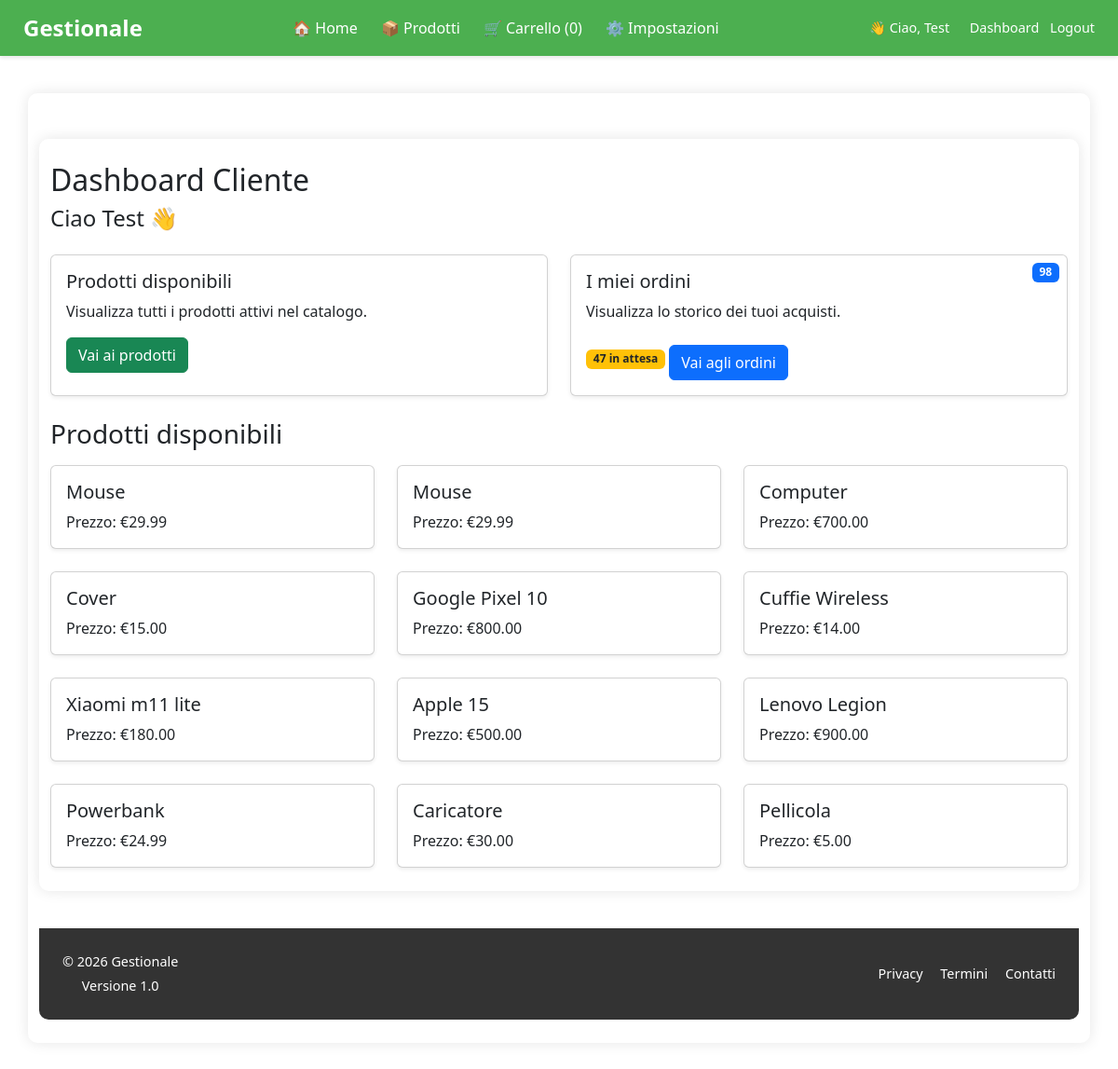
The page /dashboard_cliente (signed in) on the database its author committed.
### app/models.py (models this page shows, shortened)
class User(UserMixin, db.Model):
    id = db.Column(db.Integer, primary_key=True)
    username = db.Column(db.String(80), unique=True, nullable=False)
    email = db.Column(db.String(120), unique=True, nullable=False)
    password_hash = db.Column(db.String(200), nullable=False)
    ruolo = db.Column(db.String(20), nullable=False, default="CLIENTE")  # CLIENTE, FORNITORE, ADMIN
    company_name = db.Column(db.String(120))
    partita_iva = db.Column(db.String(20))
    indirizzo_azienda =db.Column(db.String(200))
    telefono_azienda = db.Column(db.String(20))
    ragione_sociale = db.Column(db.String(100))
    partita_iva = db.Column(db.String(20))
    telefono = db.Column(db.String(20))
    stripe_customer_id = db.Column(db.String(255), nullable=True)
    email_verificata = db.Column(db.Boolean, default=False)
    prodotti = db.relationship(
        'Prodotto',
        secondary=fornitore_prodotto,
        back_populates='fornitori'
    )

class Prodotto(db.Model):
    id = db.Column(db.Integer, primary_key=True)
    codice = db.Column(db.String(50), unique=True, nullable=False)
    nome = db.Column(db.String(200), nullable=False)
    descrizione = db.Column(db.Text)
    prezzo = db.Column(db.Numeric(10, 2), nullable=False)
    quantita = db.Column(db.Integer, default=0)
    attivo = db.Column(db.Boolean, default=True)
    categoria_id = db.Column(db.Integer, db.ForeignKey('categoria.id'), nullable=False)
    fornitori = db.relationship(
        'User',
        secondary=fornitore_prodotto,
        back_populates='prodotti'
    )

### app/routes.py (the view)
@main.route('/dashboard_cliente')
@login_required
@cliente_required
def dashboard_cliente():
    prodotti = Prodotto.query.filter_by(attivo=True).all()
    totale_ordini = Ordine.query.filter_by(cliente_id=current_user.id).count()
    pending_ordini = Ordine.query.filter_by(cliente_id=current_user.id, stato="PENDING").count()
    ultimi_pending = Ordine.query.filter_by(cliente_id=current_user.id, stato="PENDING") \
                                 .order_by(Ordine.data_ordine.desc()) \
                                 .limit(3).all()
    return render_template('dashboard/dashboard_cliente.html', prodotti=prodotti, totale_ordini=totale_ordini, pending_ordini=pending_ordini, ultimi_pending=ultimi_pending)

### app/templates/dashboard/dashboard_cliente.html (shortened to what this page needs)
{% extends 'layout/base.html' %}
{% block content %}
<div class="container mt-4">
    <h2 class="mb-2">Dashboard Cliente</h2>
    <h4 class="mb-4">Ciao {{ current_user.username }} 👋</h4>
    <div class="row row-cols-1 row-cols-md-2 g-4 mb-4">
        <div class="col">
            <div class="card h-100 shadow-sm">
                <div class="card-body">
                    <h5 class="card-title">Prodotti disponibili</h5>
                    <p class="card-text">Visualizza tutti i prodotti attivi nel catalogo.</p>
                    <a href="{{ url_for('main.prodotti') }}" class="btn btn-success">Vai ai prodotti</a>
                </div>
            </div>
        </div>
        <div class="col">
            <div class="card h-100 shadow-sm position-relative">
                <span class="badge bg-primary position-absolute top-0 end-0 m-2">
                    {{ totale_ordini }}
                </span>
                <div class="card-body">
                    <h5 class="card-title">I miei ordini</h5>
                    <p class="card-text">Visualizza lo storico dei tuoi acquisti.</p>
                    {% if pending_ordini > 0 %}
                        <span class="badge bg-warning text-dark mb-2">
                            {{ pending_ordini }} in attesa
                        </span>
                    {% endif %}
                    <a href="{{ url_for('main.i_miei_ordini') }}" class="btn btn-primary mt-2">
                        Vai agli ordini
                    </a>
                </div>
            </div>
        </div>
    </div>
    <h3 class="mb-3">Prodotti disponibili</h3>
    <div class="row row-cols-1 row-cols-sm-2 row-cols-md-3 g-4">
        {% for prodotto in prodotti %}
            <div class="col">
                <a href="{{ url_for('main.dettaglio_prodotto', id=prodotto.id) }}" class="text-decoration-none text-dark">
                    <div class="card h-100 shadow-sm hover-card">
                        <div class="card-body">
                            <h5 class="card-title">{{ prodotto.nome }}</h5>
                            <p class="card-text">Prezzo: €{{ prodotto.prezzo }}</p>
                        </div>
                    </div>
                </a>
            </div>
        {% else %}
            <div class="col">
                <p class="text-muted">Nessun prodotto disponibile</p>
            </div>
        {% endfor %}
    </div>
</div>
{% endblock %}

### app/templates/layout/base.html (shortened to what this page needs)
<!DOCTYPE html>
<html lang="it">
<head>
    <link rel="stylesheet" href="{{ url_for('static', filename='style.css') }}">
    <link href="https://cdn.jsdelivr.net/npm/bootstrap@5.2.3/dist/css/bootstrap.min.css" rel="stylesheet">
</head>
<body>
    <nav class="navbar-desktop">
        <div class="navbar-container">
            <a href="{{ url_for('main.home') }}" class="nav-logo">Gestionale</a>
            <ul class="nav-links">
                <li><a href="{{ url_for('main.home') }}">🏠 Home</a></li>
                <li><a href="{{ url_for('main.prodotti') }}">📦 Prodotti</a></li>
                {% if current_user.is_authenticated and current_user.ruolo == 'CLIENTE' %}
                <li>
                    <a href="{{ url_for('main.cart_view') }}">
                        🛒 Carrello
                        ({{ session.get('cart')|length if session.get('cart') else 0 }})
                    </a>
                </li>
                {% endif %}
                <li><a href="#">⚙️ Impostazioni</a></li>
            </ul>
            <div class="nav-auth">
                {% if current_user.is_authenticated %}
                    <span class="me-2">👋 Ciao, {{ current_user.username }}</span>
                    {% if current_user.ruolo == 'ADMIN' %}
                        <a href="{{ url_for('main.dashboard_admin') }}">Dashboard</a>
                    {% elif current_user.ruolo == 'FORNITORE' %}
                        <a href="{{ url_for('main.dashboard_fornitore') }}">Dashboard</a>
                    {% elif current_user.ruolo == 'CLIENTE' %}
                        <a href="{{ url_for('main.dashboard_cliente') }}">Dashboard</a>
                    {% endif %}
                    <a href="{{ url_for('auth.logout') }}" class="ms-2">Logout</a>
                {% else %}
                    <a href="{{ url_for('auth.login') }}">Accedi</a> |
                    <a href="{{ url_for('auth.register') }}">Registrati</a>
                {% endif %}
            </div>
        </div>
    </nav>
    <div class="container">
        <main>
            {% block content %}{% endblock %}
        </main>
        <footer class="footer">
            <div class="footer-container">
                <div class="footer-left">
                    <p>© 2026 Gestionale</p>
                    <p>Versione 1.0</p>
                </div>
                <div class="footer-right">
                    <a href="#">Privacy</a>
                    <a href="#">Termini</a>
                    <a href="#">Contatti</a>
                </div>
            </div>
        </footer>
    </div>
</body>
</html>

### app/static/style.css (style rules this page uses)
body { font-family: Arial, sans-serif; margin: 0; background-color: #f4f4f4; }
.container { max-width: 900px; margin: 40px auto; background: white; padding: 25px; border-radius: 10px; box-shadow: 0 0 15px rgba(0,0,0,0.1); }
header, footer { background-color: #333; color: white; text-align: center; }
.footer { background-color: #333; color: white; padding: 20px 25px; margin-top: 40px; border-radius: 0 0 10px 10px; font-size: 0.9rem; }
.footer-container { display: flex; justify-content: space-between; align-items: center; flex-wrap: wrap; }
.footer-left p { margin: 5px 0; }
.footer-right a { color: white; text-decoration: none; margin-left: 15px; font-weight: 500; }
.badge { padding: 4px 8px; border-radius: 4px; font-size: 0.8rem; color: white; }
.navbar-desktop { background-color: #4CAF50; padding: 12px 25px; color: white; box-shadow: 0 2px 4px rgba(0,0,0,0.1); position: sticky; top: 0; z-index: 1000; }
.navbar-container { display: flex; justify-content: space-between; align-items: center; }
.nav-logo { font-size: 1.5rem; font-weight: bold; color: white; text-decoration: none; }
.nav-links { list-style: none; display: flex; gap: 25px; margin: 0; padding: 0; }
.nav-links li a { color: white; text-decoration: none; font-weight: 500; font-size: 1rem; }
.nav-auth { font-size: 0.9rem; }
.nav-auth a { color: white; text-decoration: none; margin-left: 10px; }
.btn { background-color: #007bff; color: white; padding: 10px 20px; border: none; border-radius: 4px; cursor: pointer; }
.btn-primary { background-color: #007bff; color: white; padding: 8px 15px; border-radius: 5px; text-decoration: none; }
.badge { padding: 3px 8px; border-radius: 4px; font-size: 12px; color: white; }
.btn { padding: 10px 18px; font-size: 16px; border: none; border-radius: 4px; cursor: pointer; text-decoration: none; display: inline-block; background-color: green; }
.btn-success { background-color: #28a745; color: white; }
.hover-card { transition: all 0.2s ease-in-out; }

### rows shown on the page
User: username "Test"
Prodotto: nome "Mouse", prezzo "29.99"
Prodotto: nome "Mouse", prezzo "29.99"
Prodotto: nome "Computer", prezzo "700.00"
Prodotto: nome "Cover", prezzo "15.00"
Prodotto: nome "Google Pixel 10", prezzo "800.00"
Prodotto: nome "Cuffie Wireless", prezzo "14.00"
Prodotto: nome "Xiaomi m11 lite", prezzo "180.00"
Prodotto: nome "Apple 15", prezzo "500.00"
Prodotto: nome "Lenovo Legion", prezzo "900.00"
Prodotto: nome "Powerbank", prezzo "24.99"
Prodotto: nome "Caricatore", prezzo "30.00"
Prodotto: nome "Pellicola", prezzo "5.00"

### other values the page prints
{{ session.get('cart')|length if session.get('cart') else 0 }} "0"
{{ totale_ordini }} "98"
{{ pending_ordini }} "47"
